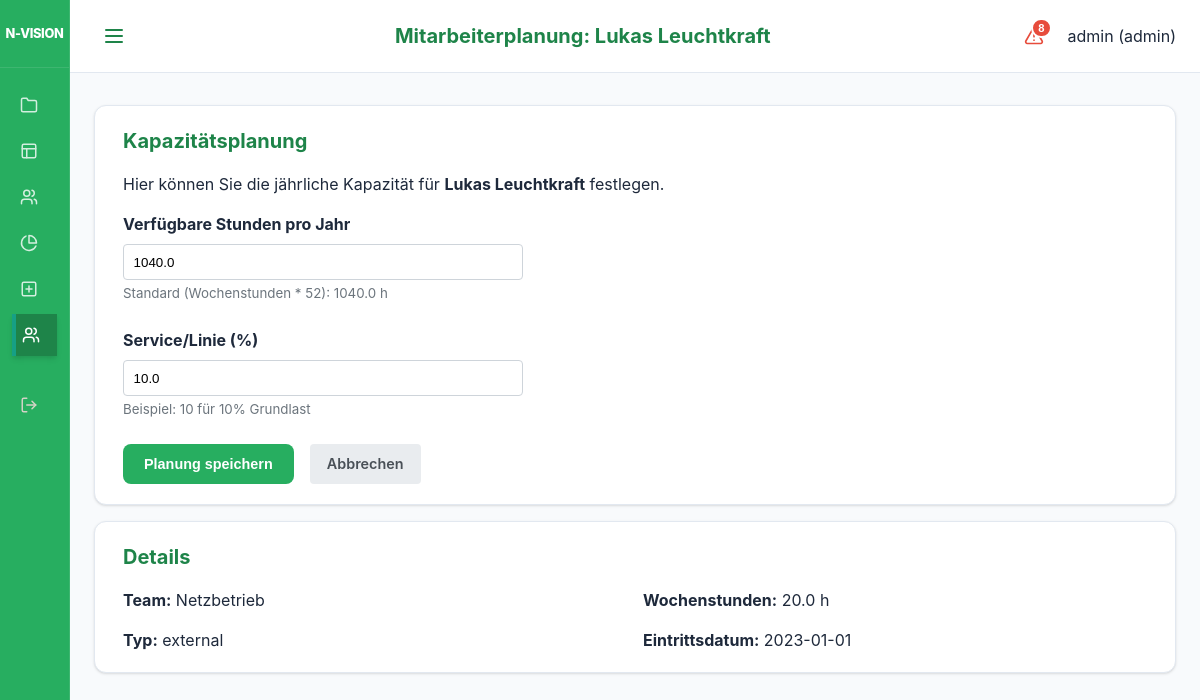
Before: /ui/employees/1/plan (signed in) with the older database file.
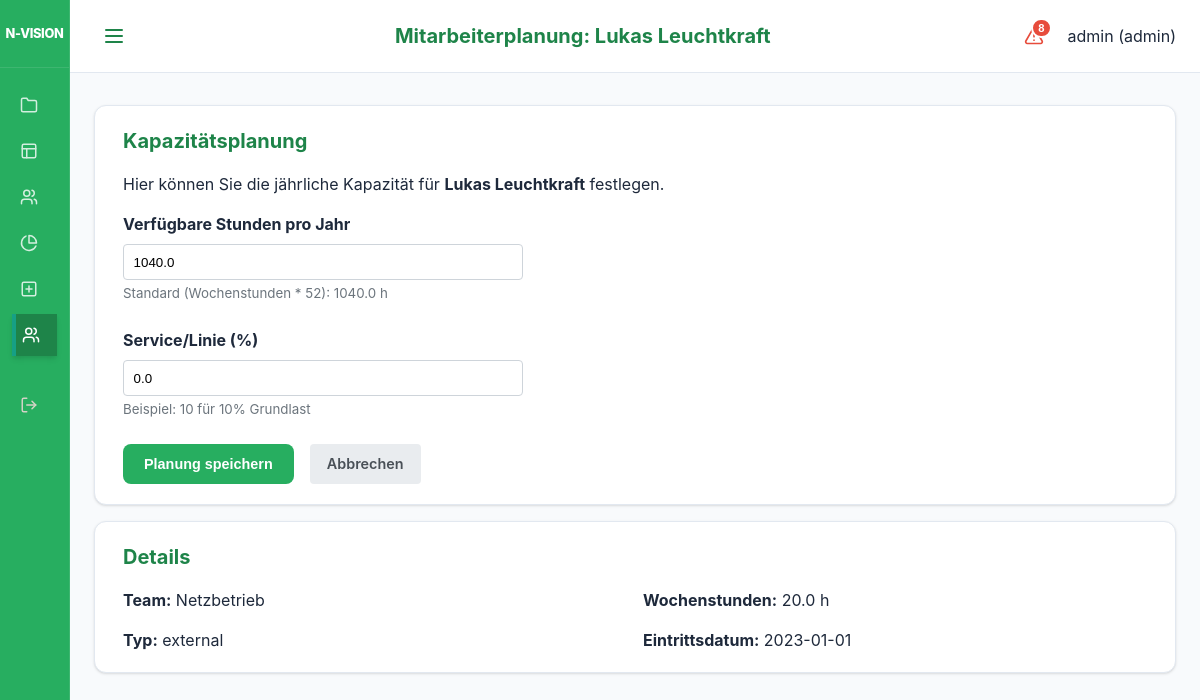
After: the same page with the newer database file.
### models.py (models this page shows)
class ServiceAllocation(Base):
    __tablename__ = "service_allocations"
    id = Column(Integer, primary_key=True, index=True)
    employee_id = Column(Integer, ForeignKey("employees.id"))
    capacity_percent = Column(Float) # e.g. 20.0 for 20%
    description = Column(String, nullable=True)
    employee = relationship("Employee", back_populates="service_allocations")

### main.py (the view)
@app.get("/ui/employees/{employee_id}/plan", response_class=HTMLResponse)
def ui_employee_plan(request: Request, employee_id: int, db: Session = Depends(get_db), user: models.User = Depends(admin_required)):
    employee = db.query(models.Employee).filter(models.Employee.id == employee_id).first()
    if not employee:
        raise HTTPException(status_code=404, detail="Employee not found")
    return templates.TemplateResponse(
        request=request, name="employee_plan.html", context={
            "employee": employee,
            "active_page": "employees"
        }
    )

### templates/employee_plan.html
{% extends "base.html" %}
{% set title = "Mitarbeiterplanung: " ~ employee.name %}
{% block content %}
<div class="card">
    <h2>Kapazitätsplanung</h2>
    <p>Hier können Sie die jährliche Kapazität für <strong>{{ employee.name }}</strong> festlegen.</p>
    <form action="/ui/employees/{{ employee.id }}/plan" method="post" style="max-width: 400px;">
        <div style="margin-bottom: 1.5rem;">
            <label for="annual_hours_target" style="display: block; margin-bottom: 0.5rem; font-weight: bold;">Verfügbare Stunden pro Jahr</label>
            <input type="number"
                   id="annual_hours_target"
                   name="annual_hours_target"
                   value="{{ employee.annual_hours_target if employee.annual_hours_target else (employee.weekly_hours * 52) }}"
                   step="1"
                   required
                   style="width: 100%; padding: 0.6rem; border: 1px solid #ced4da; border-radius: 4px;">
            <small style="color: #6c757d;">Standard (Wochenstunden * 52): {{ employee.weekly_hours * 52 }} h</small>
        </div>
        <div style="margin-bottom: 1.5rem;">
            <label for="service_capacity_percent" style="display: block; margin-bottom: 0.5rem; font-weight: bold;">Service/Linie (%)</label>
            <input type="number"
                   id="service_capacity_percent"
                   name="service_capacity_percent"
                   value="{{ employee.service_allocations[0].capacity_percent if employee.service_allocations else 0.0 }}"
                   step="1"
                   min="0"
                   max="100"
                   required
                   style="width: 100%; padding: 0.6rem; border: 1px solid #ced4da; border-radius: 4px;">
            <small style="color: #6c757d;">Beispiel: 10 für 10% Grundlast</small>
        </div>
        <div style="display: flex; gap: 1rem;">
            <button type="submit" class="btn btn-primary">Planung speichern</button>
            <a href="/ui/employees" class="btn" style="background: #e9ecef; color: #495057; text-decoration: none; padding: 0.5rem 1rem; border-radius: 4px; display: inline-block;">Abbrechen</a>
        </div>
    </form>
</div>
<div class="card">
    <h2>Details</h2>
    <div style="display: grid; grid-template-columns: 1fr 1fr; gap: 1rem;">
        <div>
            <strong>Team:</strong> {{ employee.team.name if employee.team else "Kein Team" }}
        </div>
        <div>
            <strong>Wochenstunden:</strong> {{ employee.weekly_hours }} h
        </div>
        <div>
            <strong>Typ:</strong> {{ employee.type.value }}
        </div>
        <div>
            <strong>Eintrittsdatum:</strong> {{ employee.employment_start }}
        </div>
    </div>
</div>
{% endblock %}

Changed rows visible on the page:
removed ServiceAllocation: service_capacity_percent "10.0"
Other visible differences:
form field service_capacity_percent: (not shown) → "0.0"
